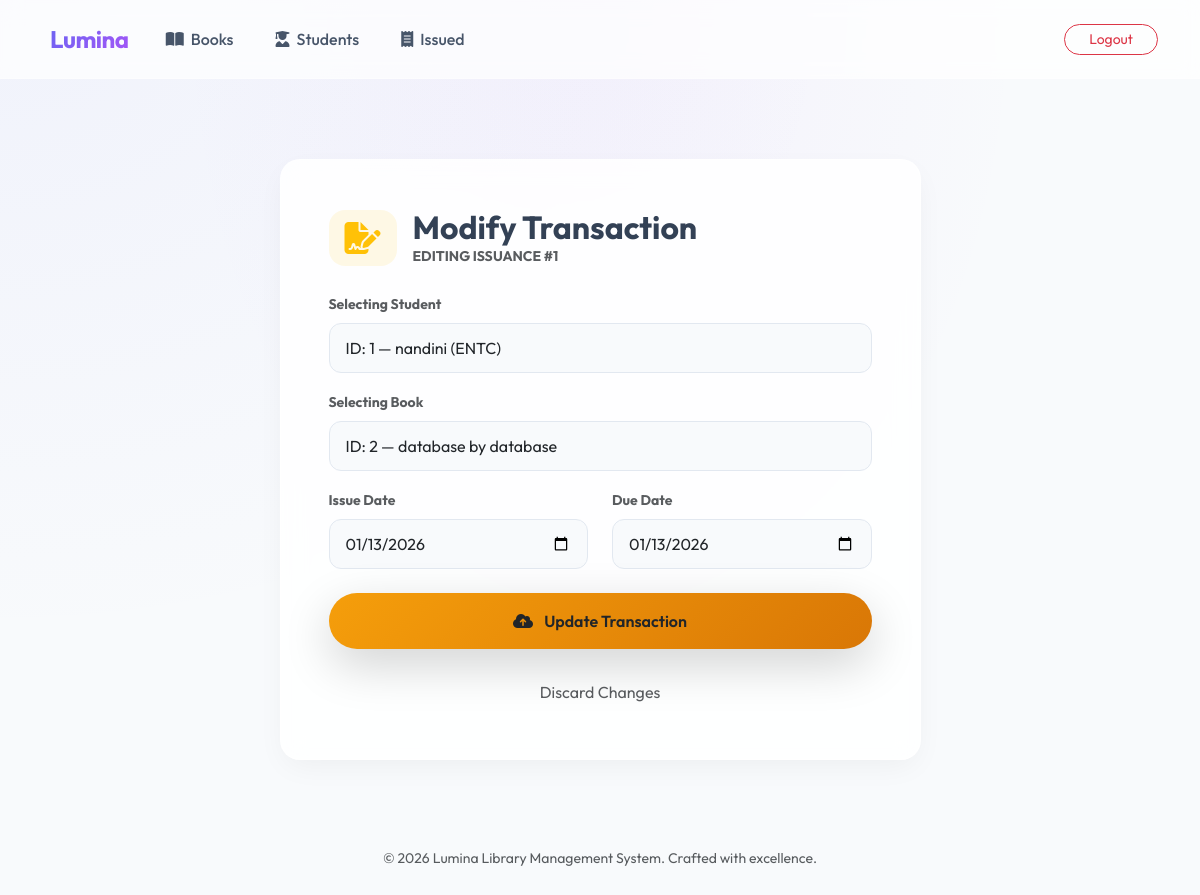
/update_issued/1 (signed in), run on the app's committed database.
### tables this page shows
CREATE TABLE issued_books (
    id INTEGER PRIMARY KEY AUTOINCREMENT,
    studentid INTEGER,
    bookid INTEGER,
    issue_date TEXT, due_date TEXT, return_date TEXT, fine REAL DEFAULT 0.0,
    FOREIGN KEY(studentid) REFERENCES students(studentid),
    FOREIGN KEY(bookid) REFERENCES books(bookid)
);

### app.py (the view)
@app.route("/update_issued/<int:id>", methods=["GET","POST"])
def update_issued(id):
    if not login_required():
        return redirect("/login")
    db = connect_db()
    issued = db.execute("SELECT * FROM issued_books WHERE id=?", (id,)).fetchone()
    students = db.execute("SELECT * FROM students").fetchall()
    books = db.execute("""
        SELECT * FROM books
        WHERE bookid NOT IN (SELECT bookid FROM issued_books WHERE return_date IS NULL)
        OR bookid = ?
    """, (issued["bookid"],)).fetchall()
    if request.method=="POST":
        db.execute("UPDATE issued_books SET studentid=?, bookid=?, issue_date=?, due_date=? WHERE id=?", (request.form["student_id"], request.form["book_id"], request.form["issue_date"], request.form["due_date"], id))
        db.commit()
        db.close()
        return redirect("/view_issued")
    db.close()
    return render_template("update_issued.html", issued=issued, students=students, books=books)

### app.py (called while the page is built)
def connect_db():
    db_path = os.path.join(app.root_path, "library.db")
    conn = sqlite3.connect(db_path)
    conn.row_factory = sqlite3.Row
    return conn

def login_required():
    return "admin" in session

### templates/update_issued.html (shortened to what this page needs)
{% extends "base.html" %}
{% block content %}
<div class="row justify-content-center mt-5">
    <div class="col-md-7" data-aos="fade-up">
        <div class="glass-card p-5">
            <div class="d-flex align-items-center mb-4">
                <div class="bg-warning bg-opacity-10 p-3 rounded-4 me-3 text-warning">
                    <i class="fa-solid fa-file-signature fa-2xl"></i>
                </div>
                <div>
                    <h2 class="fw-bold mb-0">Modify Transaction</h2>
                    <p class="text-muted mb-0 small text-uppercase fw-bold ls-1 text-warning">Editing Issuance #{{
                        issued.id }}</p>
                </div>
            </div>
            <form method="post">
                <div class="row">
                    <div class="col-md-12 mb-3">
                        <label class="form-label small fw-bold text-muted">Selecting Student</label>
                        <select name="student_id" class="form-control" required>
                            {% for s in students %}
                            <option value="{{ s.studentid }}" {% if s.studentid==issued.studentid %}selected{% endif %}>
                                ID: {{ s.studentid }} — {{ s.name }} ({{ s.department }})</option>
                            {% endfor %}
                        </select>
                    </div>
                    <div class="col-md-12 mb-3">
                        <label class="form-label small fw-bold text-muted">Selecting Book</label>
                        <select name="book_id" class="form-control" required>
                            {% for b in books %}
                            <option value="{{ b.bookid }}" {% if b.bookid==issued.bookid %}selected{% endif %}>ID: {{
                                b.bookid }} — {{ b.name }} by {{ b.author }}</option>
                            {% endfor %}
                        </select>
                    </div>
                </div>
                <div class="row">
                    <div class="col-md-6 mb-4">
                        <label class="form-label small fw-bold text-muted">Issue Date</label>
                        <input type="date" name="issue_date" value="{{ issued.issue_date }}" class="form-control"
                            required>
                    </div>
                    <div class="col-md-6 mb-4">
                        <label class="form-label small fw-bold text-muted">Due Date</label>
                        <input type="date" name="due_date" value="{{ issued.due_date }}" class="form-control" required>
                    </div>
                </div>
                <button class="btn btn-premium w-100 py-3 rounded-pill shadow-lg bg-warning border-0 text-dark"
                    style="background: linear-gradient(135deg, #f59e0b 0%, #d97706 100%);">
                    <i class="fa-solid fa-cloud-arrow-up me-2"></i> Update Transaction
                </button>
            </form>
            <div class="mt-4 text-center">
                <a href="/view_issued" class="btn btn-link text-muted text-decoration-none small">Discard Changes</a>
            </div>
        </div>
    </div>
</div>
{% endblock %}

### templates/base.html (style rules this page uses)
:root { --primary-gradient: linear-gradient(135deg, #6366f1 0%, #a855f7 100%); --glass-bg: rgba(255, 255, 255, 0.85); --dark-surface: #1e1b4b; --accent: #f43f5e; --text-main: #334155; --bg-body: #f8fafc; }
body { font-family: 'Outfit', sans-serif; background-color: var(--bg-body); color: var(--text-main); overflow-x: hidden; background-image: radial-gradient(at 0% 0%, rgba(99, 102, 241, 0.05) 0, transparent 50%), radial-gradient(at 50% 0%, rgba(168, 85, 247, 0.05) 0, transparent 50%); min-height: 100vh; }
.glass-card { background: var(--glass-bg); backdrop-filter: blur(12px); border: 1px solid rgba(255, 255, 255, 0.5); border-radius: 20px; box-shadow: 0 10px 30px -5px rgba(0, 0, 0, 0.05); transition: transform 0.3s cubic-bezier(0.34, 1.56, 0.64, 1); }
.btn-premium { background: var(--primary-gradient); color: white; border: none; padding: 0.75rem 1.5rem; border-radius: 12px; font-weight: 600; transition: all 0.3s ease; box-shadow: 0 4px 15px rgba(99, 102, 241, 0.3); }
.form-control { border-radius: 12px; padding: 0.75rem 1rem; border: 1px solid #e2e8f0; background: #f8fafc; }

### data on the page
issued_books: id "1", student_id "ID: 1 — nandini (ENTC)", book_id "ID: 2 — database by database", issue_date "01/13/2026", due_date "01/13/2026"
